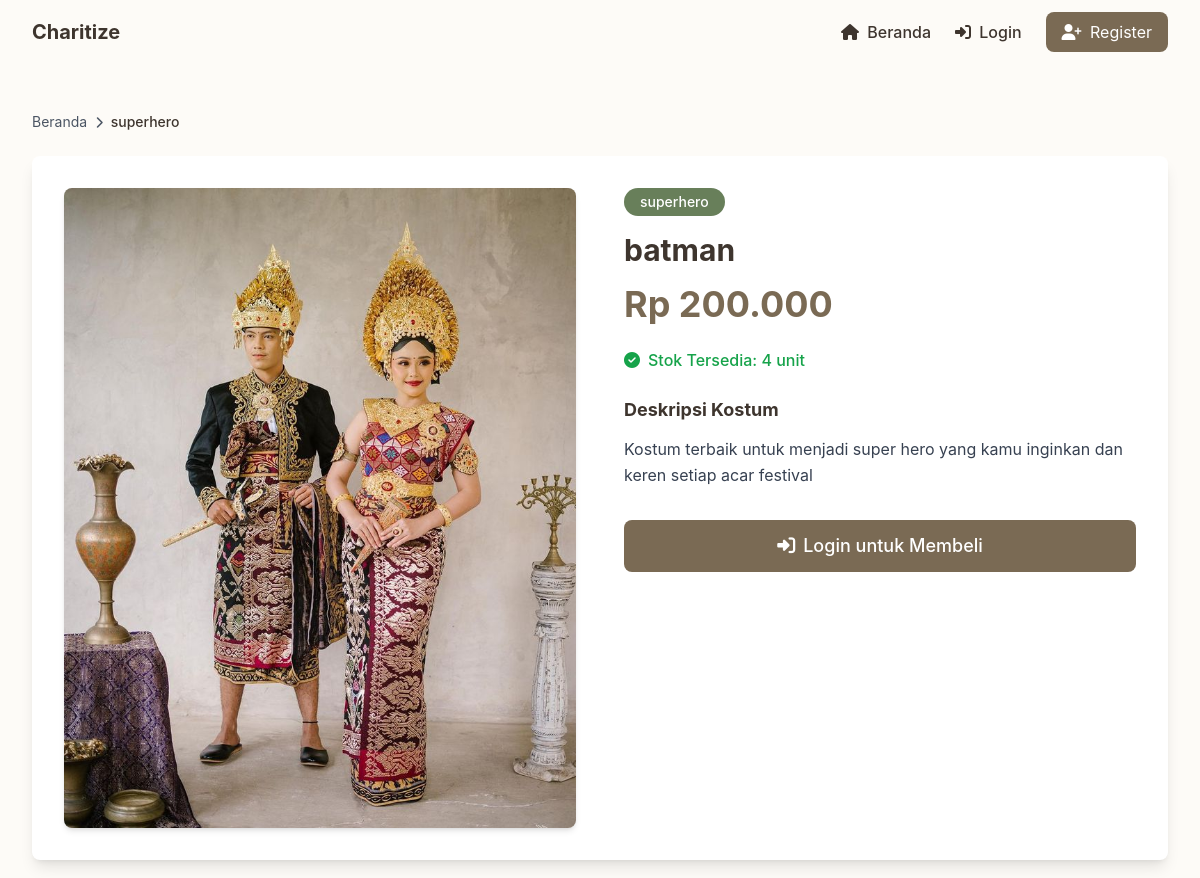
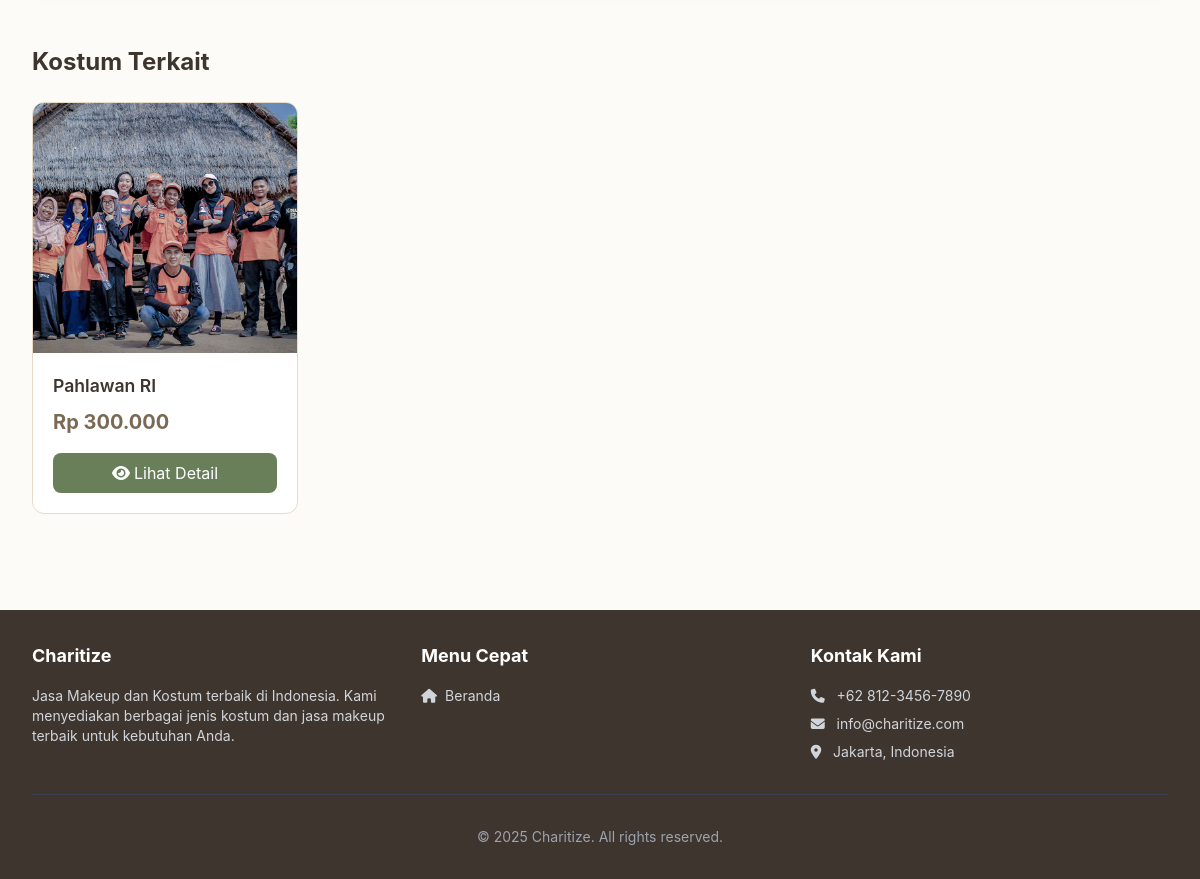
The page /customer/detail_kostum.php?id=7 on the database its author committed (2 pictures, top to bottom).
### tables this page shows
CREATE TABLE `kostum` (
  `id` int(11) NOT NULL,
  `id_kategori` int(11) DEFAULT NULL,
  `nama_kostum` varchar(150) NOT NULL,
  `deskripsi` text DEFAULT NULL,
  `harga_sewa` decimal(10,2) NOT NULL,
  `foto` varchar(255) DEFAULT NULL,
  `status` enum('aktif','nonaktif') DEFAULT 'aktif'
);

CREATE TABLE `kategori_kostum` (
  `id` int(11) NOT NULL,
  `nama_kategori` varchar(100) NOT NULL
);

### config/config.php (called while the page is built, shortened)
<?php
function isLoggedIn() {
    return isset($_SESSION['user_id']);
}
function formatRupiah($angka) {
    return 'Rp ' . number_format($angka, 0, ',', '.');
}
?>

### customer/detail_kostum.php (the view, shortened to what this page needs)
<?php
require_once '../includes/header.php';
require_once '../includes/navbar.php';
$id = isset($_GET['id']) ? intval($_GET['id']) : 0;
$conn = getConnection();
$query = "SELECT k.*, c.nama_kategori
          FROM kostum k
          LEFT JOIN kategori_kostum c ON k.id_kategori = c.id
          WHERE k.id = ? AND k.status = 'aktif'";
$stmt = $conn->prepare($query);
$stmt->bind_param("i", $id);
$stmt->execute();
$result = $stmt->get_result();
$kostum = $result->fetch_assoc();
$variasiQuery = "SELECT id, ukuran, stok FROM kostum_variasi WHERE id_kostum = ?";
$stmt = $conn->prepare($variasiQuery);
$stmt->bind_param("i", $id);
$stmt->execute();
$variasiResult = $stmt->get_result();
$totalStok = 0;
while ($v = $variasiResult->fetch_assoc()) {
    $totalStok += $v['stok'];
}
$relatedQuery = "SELECT * FROM kostum WHERE id_kategori = ? AND id != ? AND status = 'aktif' LIMIT 4";
$stmt = $conn->prepare($relatedQuery);
$stmt->bind_param("ii", $kostum['id_kategori'], $id);
$stmt->execute();
$related = $stmt->get_result();
?>
<div class="max-w-7xl mx-auto px-4 sm:px-6 lg:px-8 py-8">
    <nav class="mb-6 text-sm">
        <ol class="flex items-center space-x-2 text-gray-600">
            <li><a href="<?php echo BASE_URL; ?>index.php" class="hover:text-primary">Beranda</a></li>
            <li><i class="fas fa-chevron-right text-xs"></i></li>
            <li class="text-accent font-medium"><?php echo htmlspecialchars($kostum['nama_kategori']); ?></li>
        </ol>
    </nav>
    <div class="grid grid-cols-1 lg:grid-cols-2 gap-12 bg-white rounded-lg shadow-lg p-8 mb-8">
        <div>
            <?php
            $image_path = !empty($kostum['foto'])
                ? '../assets/images/kostum/' . $kostum['foto']
                : 'https://via.placeholder.com/600x600?text=No+Image';
            ?>
            <img src="<?php echo $image_path; ?>"
                 alt="<?php echo htmlspecialchars($kostum['nama_kostum']); ?>"
                 class="w-full rounded-lg shadow-md">
        </div>
        <div>
            <span class="inline-block bg-secondary text-white px-4 py-1 rounded-full text-sm font-medium mb-4">
                <?php echo htmlspecialchars($kostum['nama_kategori']); ?>
            </span>
            <h1 class="text-3xl font-bold text-accent mb-4">
                <?php echo htmlspecialchars($kostum['nama_kostum']); ?>
            </h1>
            <div class="mb-6">
                <span class="text-4xl font-bold text-primary">
                    <?php echo formatRupiah($kostum['harga_sewa']); ?>
                </span>
            </div>
            <div class="mb-6">
                <div id="stok-info" class="flex items-center <?php echo $totalStok > 0 ? 'text-green-600' : 'text-red-600'; ?>">
                    <i class="fas <?php echo $totalStok > 0 ? 'fa-check-circle' : 'fa-times-circle'; ?> mr-2"></i>
                    <span class="font-medium" id="stok-text">
                        <?php echo $totalStok > 0 ? "Stok Tersedia: $totalStok unit" : "Stok Habis"; ?>
                    </span>
                </div>
            </div>
            <div class="mb-8">
                <h3 class="text-lg font-bold text-accent mb-3">Deskripsi Kostum</h3>
                <p class="text-gray-700 leading-relaxed">
                    <?php echo nl2br(htmlspecialchars($kostum['deskripsi'])); ?>
                </p>
            </div>
            <div class="flex gap-4">
                <?php if (isLoggedIn() && !isAdmin()): ?>
                    <?php if ($totalStok > 0): ?>
                        <button id="add-to-cart-btn" onclick="addToCartBatch(<?php echo $id; ?>, 'kostum', this)"
                                class="flex-1 btn-primary-custom py-3 rounded-lg text-lg font-medium">
                            <i class="fas fa-cart-plus mr-2"></i>Tambah ke Keranjang
                        </button>
                    <?php else: ?>
                        <button disabled class="flex-1 bg-gray-300 text-gray-600 py-3 rounded-lg text-lg font-medium cursor-not-allowed">
                            <i class="fas fa-times-circle mr-2"></i>Stok Habis
                        </button>
                    <?php endif; ?>
                <?php else: ?>
                    <a href="<?php echo BASE_URL; ?>auth/login.php"
                       class="flex-1 btn-primary-custom text-center py-3 rounded-lg text-lg font-medium">
                        <i class="fas fa-sign-in-alt mr-2"></i>Login untuk Membeli
                    </a>
                <?php endif; ?>
            </div>
        </div>
    </div>
    <?php if ($related->num_rows > 0): ?>
        <div class="mt-16">
            <h2 class="text-2xl font-bold text-accent mb-6">Kostum Terkait</h2>
            <div class="grid grid-cols-1 sm:grid-cols-2 lg:grid-cols-4 gap-6">
                <?php while ($r = $related->fetch_assoc()): ?>
                    <div class="card-custom product-card">
                        <img src="<?php echo !empty($r['foto']) ? '../assets/images/kostum/'.$r['foto'] : 'https://via.placeholder.com/400x300?text=No+Image'; ?>"
                             alt="<?php echo htmlspecialchars($r['nama_kostum']); ?>"
                             class="product-image">
                        <div class="product-body">
                            <h3 class="product-title">
                                <?php echo htmlspecialchars($r['nama_kostum']); ?>
                            </h3>
                            <div class="product-price mb-4">
                                <?php echo formatRupiah($r['harga_sewa']); ?>
                            </div>
                            <a href="detail_kostum.php?id=<?php echo $r['id']; ?>"
                               class="block btn-secondary-custom text-center py-2 rounded-lg text-white">
                                <i class="fas fa-eye mr-1"></i>Lihat Detail
                            </a>
                        </div>
                    </div>
                <?php endwhile; ?>
            </div>
        </div>
    <?php endif; ?>
</div>
<?php require_once '../includes/footer.php'; ?>

### assets/css/custom.css (style rules this page uses)
:root { --primary: #7A6A54; --secondary: #687F5A; --accent: #3E352E; --light-bg: #F5EFE7; --lighter-bg: #FDFBF7; --beige-dark: #E8DCC8; --taupe: #C4B5A0; }
* { margin: 0; padding: 0; box-sizing: border-box; }
body { font-family: 'Inter', system-ui, -apple-system, sans-serif; background-color: var(--lighter-bg); color: var(--accent); }
body { padding-top: 80px; }
.btn-primary-custom { background-color: var(--primary); border-color: var(--primary); color: white; transition: all 0.3s ease; }
.btn-secondary-custom { background-color: var(--secondary); border-color: var(--secondary); color: white; }
.card-custom { border: 1px solid var(--beige-dark); border-radius: 12px; overflow: hidden; transition: all 0.3s ease; background-color: white; }
.product-card { height: 100%; display: flex; flex-direction: column; }
.product-image { width: 100%; height: 250px; object-fit: cover; }
.product-body { padding: 1.25rem; flex-grow: 1; display: flex; flex-direction: column; }
.product-title { color: var(--accent); font-weight: 600; font-size: 1.1rem; margin-bottom: 0.5rem; }
.product-price { color: var(--primary); font-weight: 700; font-size: 1.25rem; margin-top: auto; }
.text-center { text-align: center; }
html { scroll-behavior: smooth; }

### rows shown on the page
kostum: id_kategori.nama_kategori "superhero", foto (picture), nama_kostum "batman", harga_sewa "Rp 200.000", deskripsi "Kostum terbaik untuk menjadi super hero yang kamu inginkan dan keren setiap acar festival"
kostum: foto (picture), nama_kostum "Pahlawan RI", harga_sewa "Rp 300.000"

### other values the page prints
SITE_NAME "Charitize"
$totalStok "4"
SITE_TAGLINE "Jasa Makeup dan Kostum terbaik di Indonesia"
